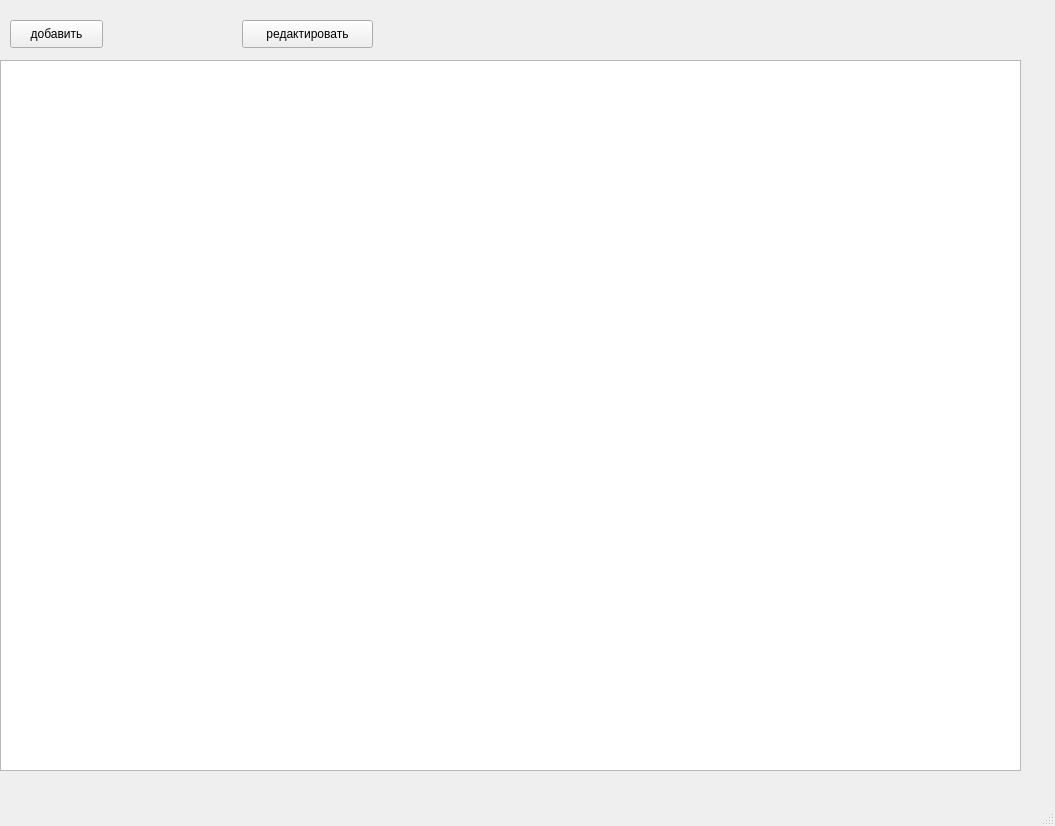
<?xml version="1.0" encoding="UTF-8"?>
<ui version="4.0">
 <class>MainWindow</class>
 <widget class="QMainWindow" name="MainWindow">
  <property name="geometry">
   <rect>
    <x>0</x>
    <y>0</y>
    <width>1055</width>
    <height>826</height>
   </rect>
  </property>
  <property name="windowTitle">
   <string>MainWindow</string>
  </property>
  <widget class="QWidget" name="centralwidget">
   <widget class="QTableWidget" name="tableWidget">
    <property name="geometry">
     <rect>
      <x>0</x>
      <y>60</y>
      <width>1021</width>
      <height>711</height>
     </rect>
    </property>
   </widget>
   <widget class="QPushButton" name="addButton">
    <property name="geometry">
     <rect>
      <x>10</x>
      <y>20</y>
      <width>93</width>
      <height>28</height>
     </rect>
    </property>
    <property name="text">
     <string>добавить</string>
    </property>
   </widget>
   <widget class="QPushButton" name="editButton">
    <property name="geometry">
     <rect>
      <x>242</x>
      <y>20</y>
      <width>131</width>
      <height>28</height>
     </rect>
    </property>
    <property name="text">
     <string>редактировать</string>
    </property>
   </widget>
  </widget>
  <widget class="QMenuBar" name="menubar">
   <property name="geometry">
    <rect>
     <x>0</x>
     <y>0</y>
     <width>1055</width>
     <height>26</height>
    </rect>
   </property>
  </widget>
  <widget class="QStatusBar" name="statusbar"/>
 </widget>
 <resources/>
 <connections/>
</ui>
